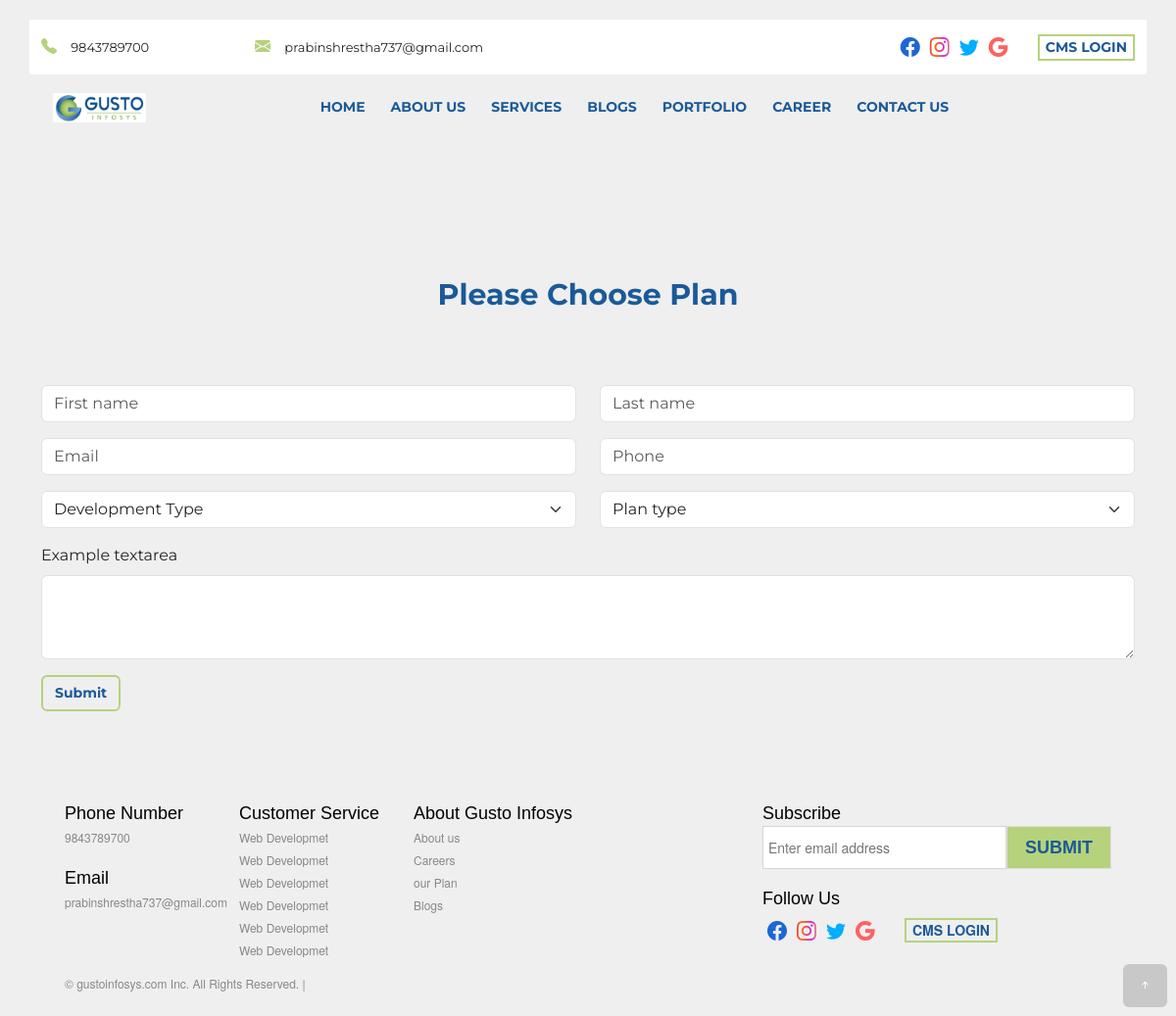
/chooseplan/, run on an earlier commit of the app's database.
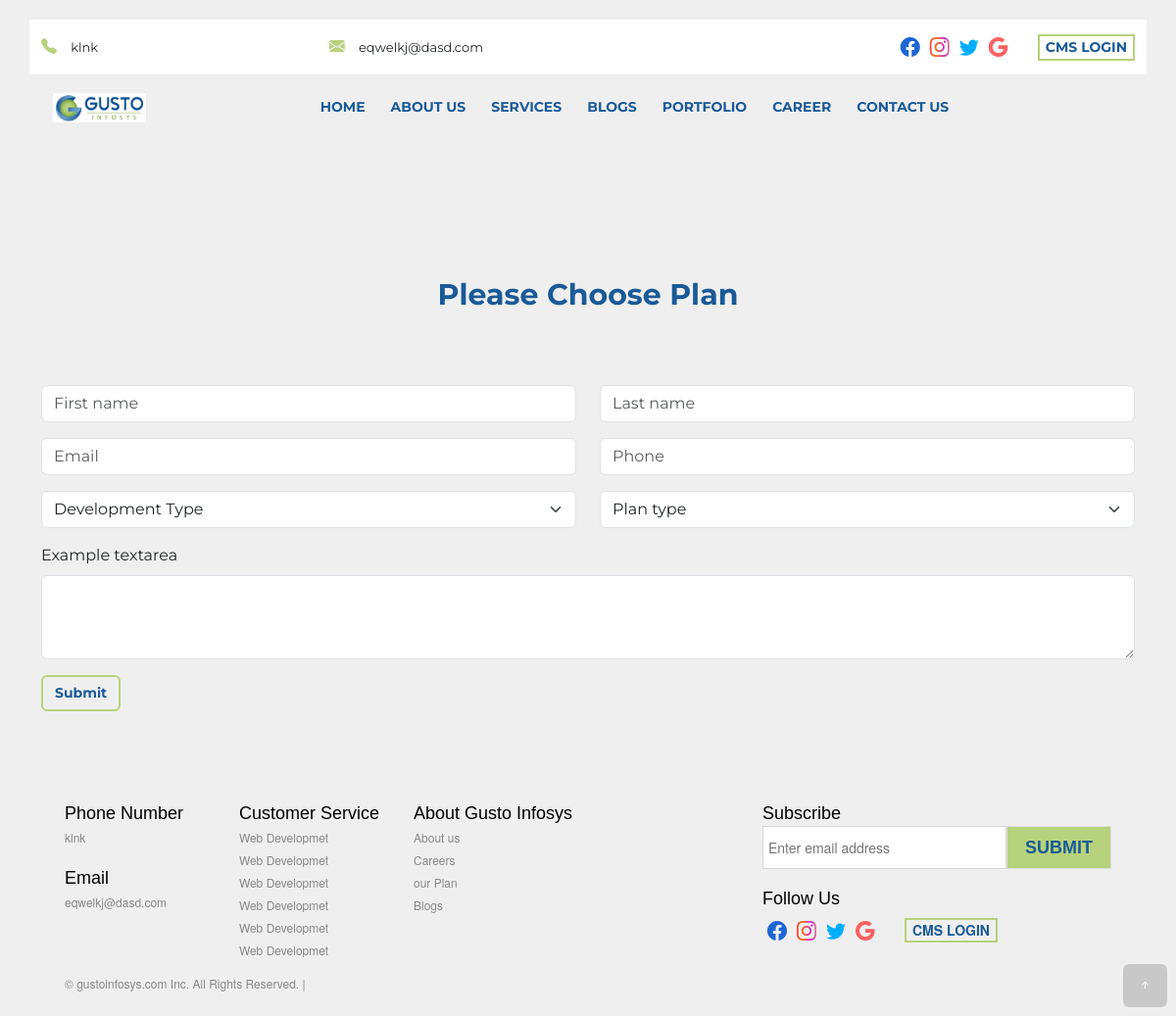
And on a later commit of the database.
### myapp/models.py (models this page shows, shortened)
class CompanyInfo(models.Model):
    email = models.EmailField(max_length=254)
    phone = models.CharField(max_length=15)
    location = models.CharField(max_length=50, default="Sallaghari")
    facebook = models.CharField(max_length=150)
    twitter = models.CharField(max_length=150)
    instagram = models.CharField(max_length=150)
    google = models.CharField(max_length=50)

### myapp/views.py (the view, shortened to what this page needs)
# urls.py: path('chooseplan/', views.chooseplan, name="chooseplan")
def chooseplan(request):
    plan = OurPlan.objects.all()
    info = CompanyInfo.objects.latest('id')
    data = {}
    data['info'] = info
    data['plan'] = plan
    return render(request, 'planform.html', data)

### templates/planform.html (shortened to what the changed rows need)
<!DOCTYPE html>
{% load static %}
<html lang="en">
<head>
    <link rel="stylesheet" href="{% static 'node_modules\bootstrap\dist\css\bootstrap.min.css'%}">
    <link rel="stylesheet" href="{% static 'node_modules\bootstrap-icons\font\bootstrap-icons.css'%}">
    <link rel="stylesheet" href="{% static 'owlcarousel\dist\assets\owl.carousel.min.css'%}">
    <link rel="stylesheet" href="{% static 'owlcarousel\dist\assets\owl.theme.default.css'%}">
    <link rel="stylesheet" href="{% static 'node_modules\aos\dist\aos.css'%}" />
    <link rel="stylesheet" href="{% static 'css\main.css'%}">
</head>
<body >
<div class="postion-relative ">
  <section class="header"  data-aos="fade-down">
    <div class="container bg-white">
      <div class="row py-2">
        <div class="col-md-5  header_contact">
          <div class="header_contact_phone">
            <i class="bi bi-telephone-fill "></i>
            <span>{{info.phone}}</span>
          </div>
          <div class="header_contact_email">
            <i class="bi bi-envelope-fill "></i>
            <span>{{info.email}}</span>
          </div>
        </div>
      </div>
    </div>
  </section>
</div>
<section class="footer-gray">
  <div class="container">
    <div class="row">
      <div class="col-md-12">
        <footer>
          <div class="footer-gray">
            <div class="footer-custom">
              <div class="footer-lists">
                <div class="footer-list-wrap">
                  <ul class="ftr-links-sub">
                    <li>{{info.phone}}</li>
                  </ul>
                  <ul class="ftr-links-sub">
                    <li><a  rel="nofollow">{{info.email}}</a></li>
                  </ul>
                </div>
              </div>
            </div>
          </div>
        </footer>
      </div>
    </div>
  </div>
</section>
</body>
</html>

What changed in the data, as far as the page shows it:
changed CompanyInfo: phone "9843789700" → "klnk"; email "prabinshrestha737@gmail.com" → "eqwelkj@dasd.com"
